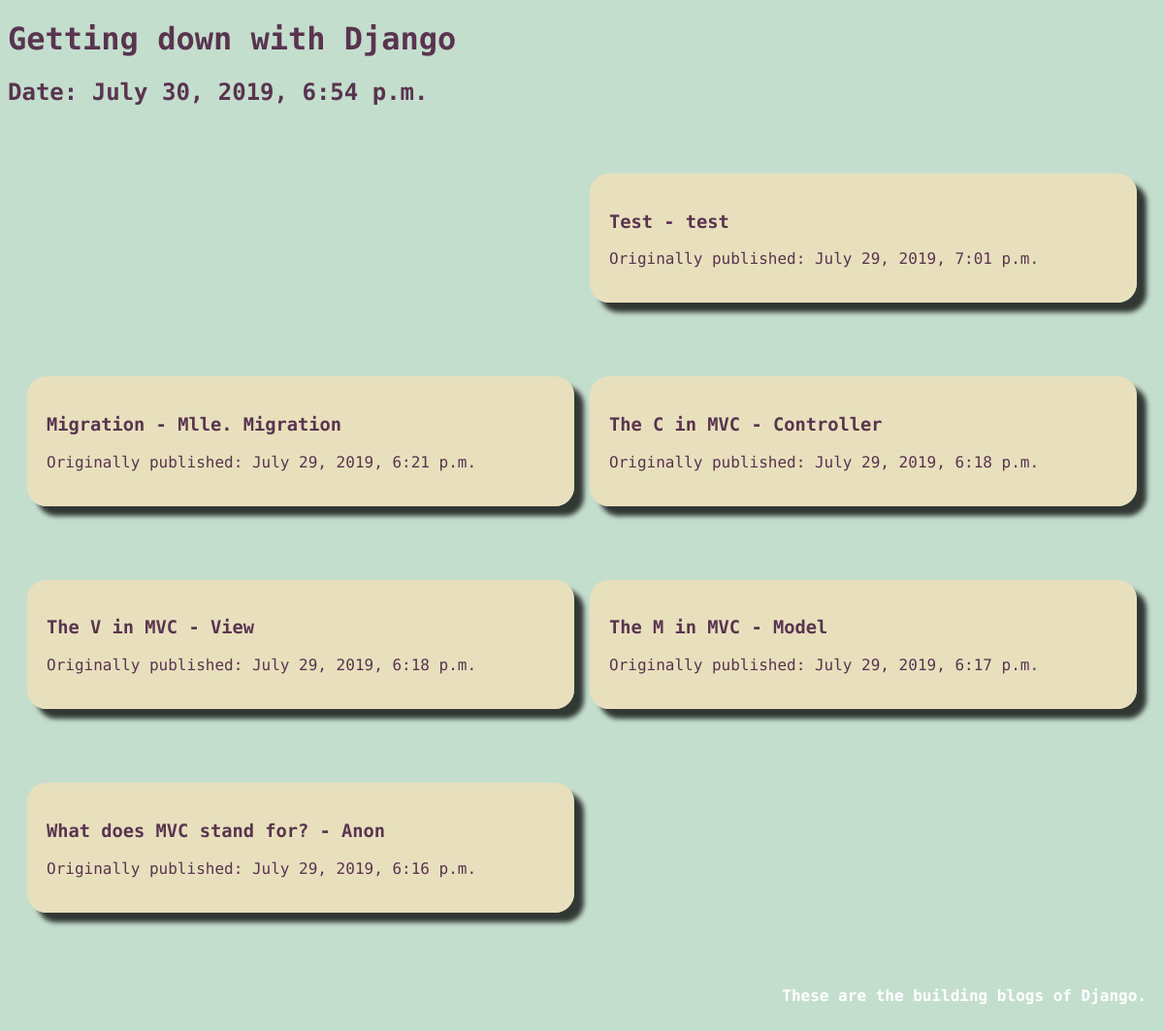
Page /home/ on the earlier database version.
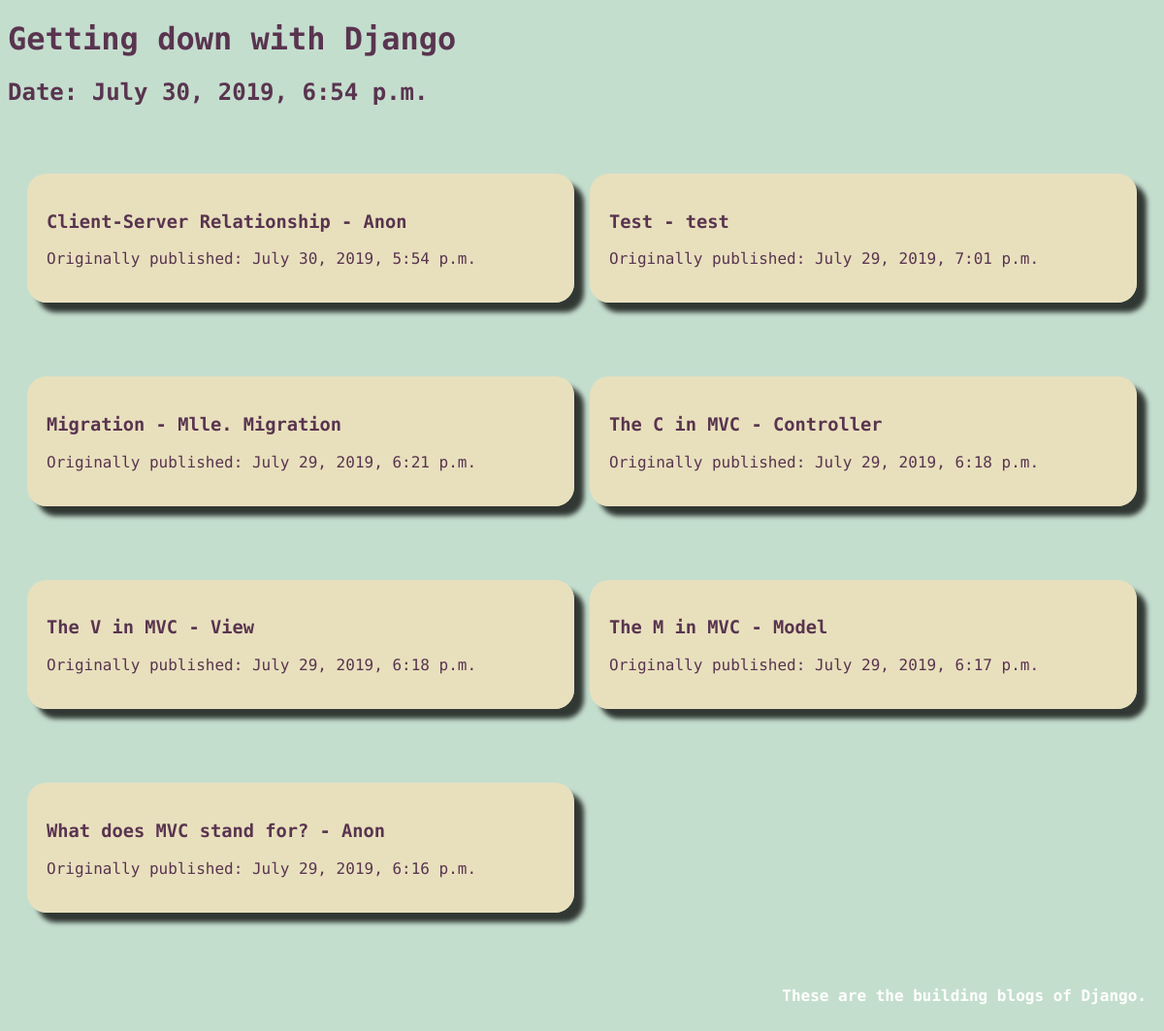
Same page on the later database version.
### blog/models.py (models this page shows, shortened)
class Article(models.Model):
    title = models.CharField(max_length=255)
    body = models.TextField()
    draft = models.BooleanField(default=True)
    published_date= models.DateTimeField(default=datetime.now, blank=True)
    author= models.CharField(max_length=255)

### blog/views.py (the view)
# urls.py: path('home/', home_page),
def home_page(request):
    context = {
    'articles': Article.objects.all().order_by('-published_date'),
    'current_time': datetime.now()
    }
    response = render(request, 'index.html', context)
    return HttpResponse(response)

### blog/templates/index.html
{% extends 'base.html' %}
{% block content %}
    {% for article in articles %}
    <a href="{% url 'full_blog' id=article.pk %}">
            <body>
        {% if article.draft == False %}
            <article>
                <h3>{{ article.title }} - {{ article.author }}</h3>
                <p> Originally published: {{ article.published_date }}</p>
            </article>
        {% endif %}
    </a>
    {% endfor %}
</body>
{% endblock %}

Differences in the rows shown:
now on this page (row edited): Article: title "Client-Server Relationship", author "Anon", published_date "July 30, 2019, 5:54 p.m."
